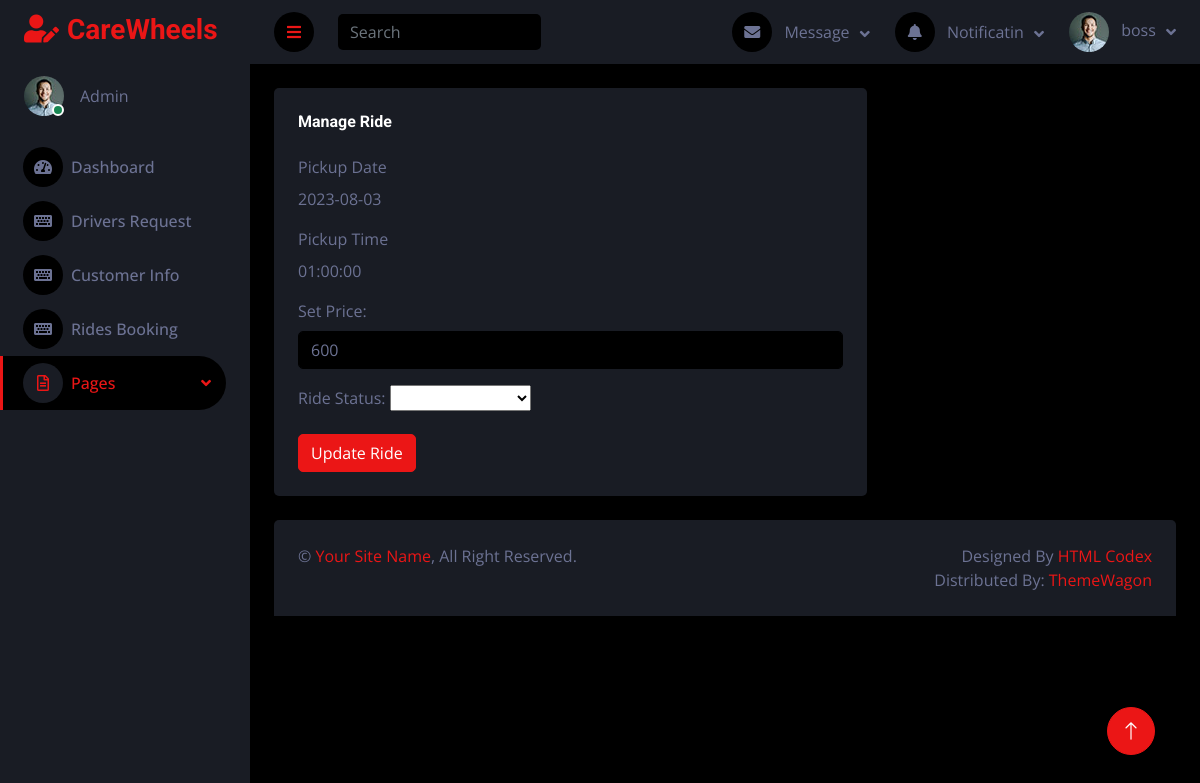
/admin/managerides.php?id=6 (signed in), run on the app's committed database.
### tables this page shows
CREATE TABLE `booking` (
  `booking_id` int(11) NOT NULL,
  `pickup_date` date NOT NULL,
  `pickup_time` time NOT NULL,
  `pickup_location` varchar(55) NOT NULL,
  `dropoff_location` varchar(55) NOT NULL,
  `distance_km` int(11) DEFAULT NULL,
  `price` int(11) DEFAULT NULL,
  `c_id` int(11) DEFAULT NULL,
  `d_id` int(11) DEFAULT NULL,
  `service_id` int(11) DEFAULT NULL,
  `v_id` int(11) DEFAULT NULL,
  `status` varchar(55) DEFAULT NULL
);

### admin/managerides.php (the view, shortened to what this page needs)
<?php
include("connect.php");
if($_SESSION["d_email"]){
?>
<!DOCTYPE html>
<html lang="en">
<head>
    <link href="https://cdnjs.cloudflare.com/ajax/libs/font-awesome/5.10.0/css/all.min.css" rel="stylesheet">
    <link href="https://cdn.jsdelivr.net/npm/bootstrap-icons@1.4.1/font/bootstrap-icons.css" rel="stylesheet">
    <link href="lib/owlcarousel/assets/owl.carousel.min.css" rel="stylesheet">
    <link href="lib/tempusdominus/css/tempusdominus-bootstrap-4.min.css" rel="stylesheet" />
    <link href="css/bootstrap.min.css" rel="stylesheet">
    <link href="css/style.css" rel="stylesheet">
</head>
<body>
    <div class="container-fluid position-relative d-flex p-0">
     <?php include 'sidebar.php';?>
<?php
$booking_id = $_GET['id'];
$bquery = "SELECT * FROM `booking` WHERE `booking_id`= '$booking_id'";
$bresult = mysqli_query($conn, $bquery);
$row = mysqli_fetch_row($bresult);
?>
<div class="container-fluid pt-4 px-4">
                <div class="row">
<div class="col-lg-12 col-xl-8">
                        <div class="bg-secondary rounded h-100 p-4">
                            <h6 class="mb-4">Manage Ride</h6>
                            <form method="POST" action="">
                                <div class="mb-3">
                                <label for="" class="form-label">Pickup Date</label>
                                    <p><?php echo $row['1'];?></p>
                                </div>
                                <div class="mb-3">
                                <label for="" class="form-label">Pickup Time</label>
                                    <p><?php echo $row['2'];?></p>
                                </div>
                                <div class="mb-3">
                                    <label for="" class="form-label">Set Price:</label>
                                    <input type="number" class="form-control" name="price" value="<?php echo $row['6'];?>" id="">
                                </div>
                                <div class="mb-3">
                                    <label for="" class="form-label">Ride Status:</label>
                                    <select name="status" value="<?php echo $row['11'];?>" id="">
                                    <option value=" ">  </option>
                                     <option value="Started">Ride Started</option>
                                    </select>
                                </div>
                                <button type="submit" name="submit" class="btn btn-primary">Update Ride</button>
</form>
</div></div></div></div>
<?php include 'footer.php';?>
        <a href="#" class="btn btn-lg btn-primary btn-lg-square back-to-top"><i class="bi bi-arrow-up"></i></a>
</body>
</html>
<?php }
else{
    header("location:driver_login.php");
}
?>

### admin/css/style.css (style rules this page uses)
:root { --primary: #EB1616; --secondary: #191C24; --light: #6C7293; --dark: #000000; }
.back-to-top { position: fixed; display: none; right: 45px; bottom: 45px; z-index: 99; }
.btn { transition: .5s; }
.btn-lg-square { width: 48px; height: 48px; }
.btn-square, .btn-sm-square, .btn-lg-square { padding: 0; display: inline-flex; align-items: center; justify-content: center; font-weight: normal; border-radius: 50px; }

### data on the page
booking: pickup_date "2023-08-03", pickup_time "01:00:00", price "600"

### other printed values
$_SESSION['d_fname'] "boss"
